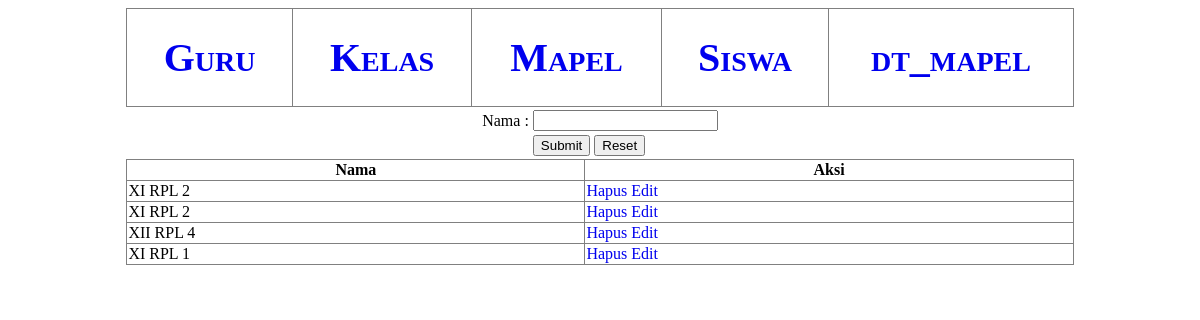
The page /kelas/index.php on the database its author committed.
### tables this page shows
CREATE TABLE `dt_kelas` (
  `id` int(11) NOT NULL,
  `nama` text NOT NULL
);

### kelas/index.php (the view, shortened to what this page needs)
<?php
	require '../koneksi.php';
?>
<!DOCTYPE html>
<html lang="en">
<head>
	<link rel="stylesheet" href="../style.css">
</head>
<body>
	<table border="1px" class="nav">
		<tr>
			<td><a href="../guru/">Guru</a></td>
			<td><a href="index.php">Kelas</a></td>
			<td><a href="../mapel/">Mapel</a></td>
			<td><a href="../siswa/">Siswa</a></td>
			<td><a href="../dt_mapel/">dt_mapel</a></td>
		</tr>
	</table>
	<center>
		<form action="tambah.php" method="post">
			<table>
				<tr>
					<td>Nama</td>
					<td>:</td>
					<td><input type="text" name="nama"></td>
				</tr>
				<tr>
					<td></td>
					<td></td>
					<td>
						<input type="submit">
						<input type="reset">
					</td>
				</tr>
			</table>
		</form>
	</center>
	<table border="1px" id="tampil">
		<tr>
			<th>Nama</th>
			<th>Aksi</th>
		</tr>
		<?php
			$q = mysqli_query($db, 'SELECT * FROM dt_kelas');
			while ($row = mysqli_fetch_assoc($q)) {
		?>
			<tr>
				<td><?=$row['nama']?></td>
				<td>
					<a href="hapus.php?id=<?=$row['id']?>">Hapus</a>
					<a href="edit.php?id=<?=$row['id']?>&nama=<?=$row['nama']?>">Edit</a>
				</td>
			</tr>
		<?php } ?>
	</table>
</body>
</html>

### style.css (style rules this page uses)
table#tampil { border-collapse: collapse; width: 80%; margin: 0 auto; }
table.nav { border-collapse: collapse; width: 80%; margin: 0 auto; text-align: center; }
.nav td { padding: 25px; font-variant: small-caps; font-weight: bold; font-size: 40px; }
a { text-decoration: none; }

### rows shown on the page
dt_kelas: nama "XI RPL 2"
dt_kelas: nama "XI RPL 2"
dt_kelas: nama "XII RPL 4"
dt_kelas: nama "XI RPL 1"
